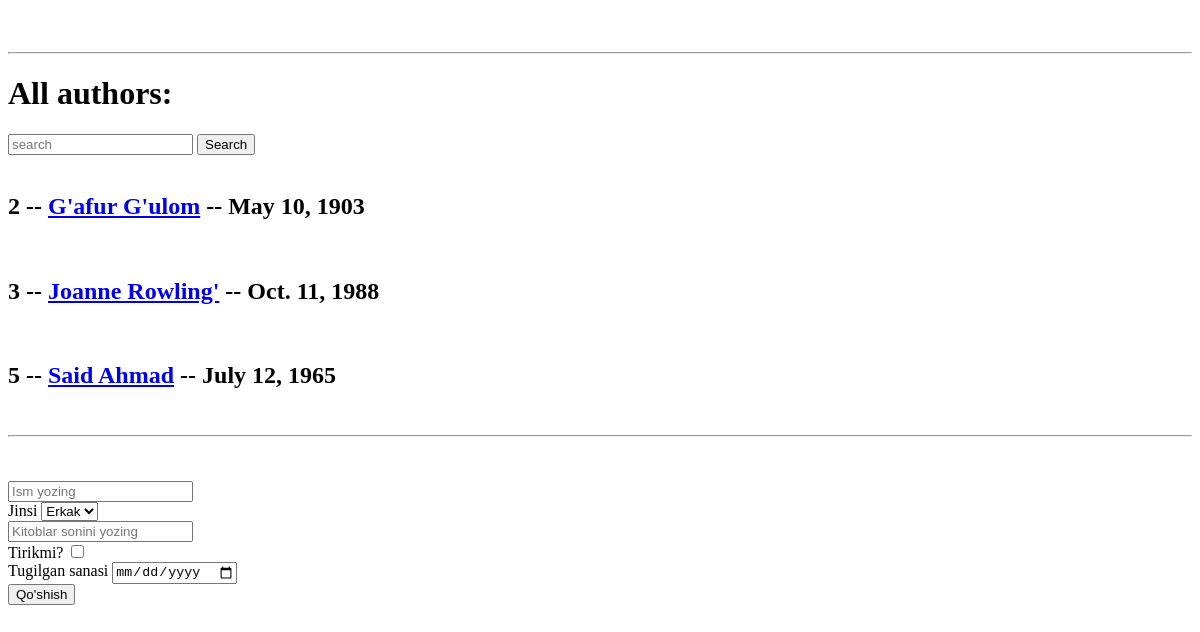
Page /all_authors/ on the earlier database version.
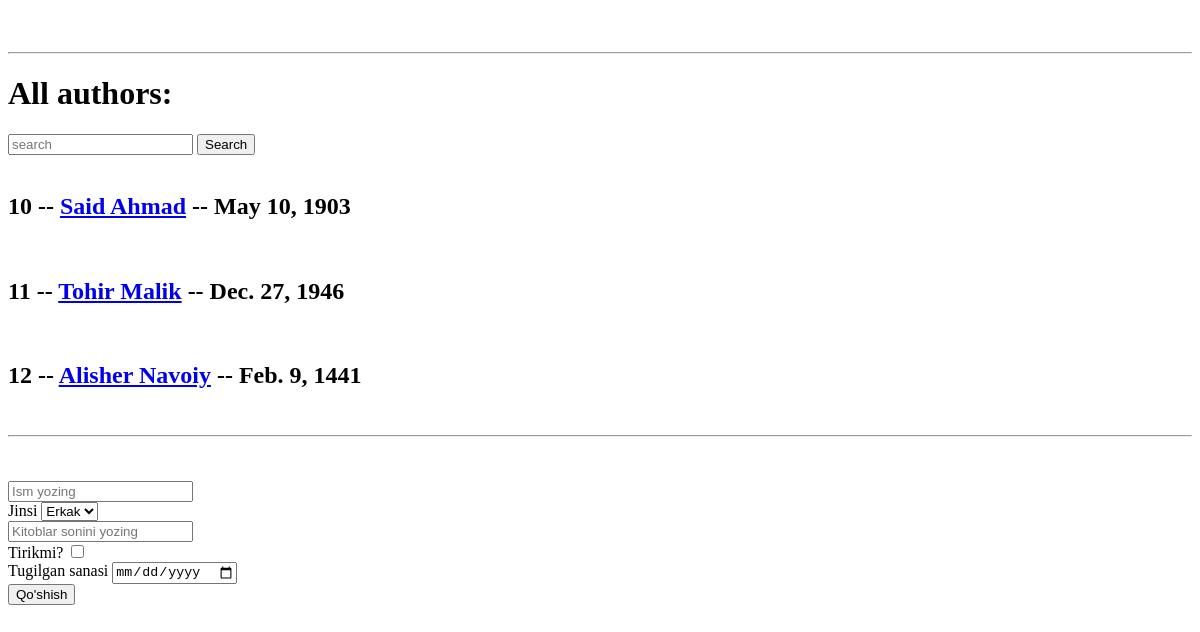
Same page on the later database version.
### asosiy/models.py (models this page shows, shortened)
class Muallif(models.Model):
    ism = models.CharField(max_length=255)
    jins = models.CharField(choices=JINS, max_length=6)
    tugilgan_sana = models.DateField(verbose_name="Tug'ilgan sana: ")
    kitoblar_soni = models.PositiveSmallIntegerField()
    tirik = models.BooleanField(default=False)

### asosiy/views.py (the view, shortened to what this page needs)
# urls.py: path('all_authors/', all_authors),
def all_authors(request):
    word = request.GET.get("search_word")
    result = Muallif.objects.all()
    if word:
        result = result.filter(ism__contains=word)
    content = {
        "all_authors": result
    }
    return render(request, 'mashq_uchun/all_authors.html', content)

### Templates/mashq_uchun/all_authors.html (shortened to what this page needs)
<!DOCTYPE html>
<html lang="en">
<head>
</head>
<body>
<br><br>
<hr>
<h1>All authors: </h1>
<form method="get">
    <input type="text" placeholder="search" name="search_word">
    <button>Search</button>
</form>
{% for author in all_authors %}
<br>
<h2>{{author.id}} -- <a href="/selected_author/{{author.id}}/">{{author.ism}}</a> -- {{author.tugilgan_sana}}</h2>
{% endfor %}
<br>
<hr>
<br><br>
<form method="post"> {% csrf_token %}
    <input type="text" placeholder="Ism yozing" name="ism">
    <br>
    <label for="jins">Jinsi</label>
    <select name="jins" id="jins">
        <option value="Erkak">Erkak</option>
    </select>
    <br>
    <input type="number" placeholder="Kitoblar sonini yozing" name="k_soni"><br>
    <label for="tirik">Tirikmi?</label>
    <input type="checkbox" name="tirik" id="tirik"><br>
    <label for="t_sana">Tugilgan sanasi</label>
    <input type="date" id="t_sana" name="t_sana"><br>
    <button>Qo'shish</button>
</form>
</body>
</html>

Differences in the rows shown:
removed Muallif: id "2", ism "G'afur G'ulom", tugilgan_sana "May 10, 1903"
removed Muallif: id "3", ism "Joanne Rowling'", tugilgan_sana "Oct. 11, 1988"
removed Muallif: id "5", ism "Said Ahmad", tugilgan_sana "July 12, 1965"
added Muallif: id "10", ism "Said Ahmad", tugilgan_sana "May 10, 1903"
added Muallif: id "11", ism "Tohir Malik", tugilgan_sana "Dec. 27, 1946"
added Muallif: id "12", ism "Alisher Navoiy", tugilgan_sana "Feb. 9, 1441"
